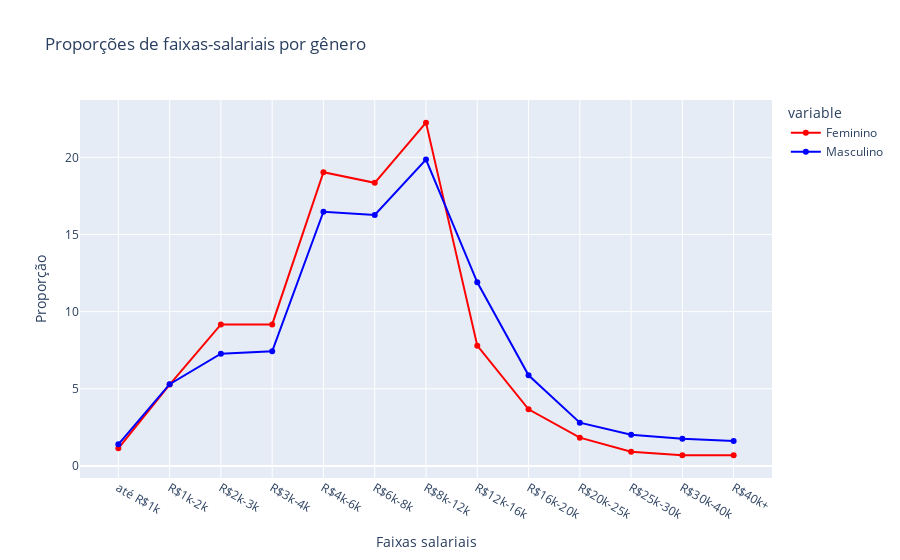

The notebook cell this image was saved under:
### Markdown cell above
No gráfico de linhas a seguir, a curva normalizada de ganhos por gênero demonstra uma certa disparidade de ganhos entre homens e mulheres, sendo que nas faixas de salários maiores (a partir de R$8k-12k), os homens têm representatividade maior.

### Code cell
sexo_prop = pd.crosstab(df["('P2_h ', 'Faixa salarial')"],df["('P1_b ', 'Genero')"],normalize='columns')*100

fig = px.line(sexo_prop.iloc[:,0:2], x=sexo_prop.index, y=sexo_prop.iloc[:,0:2].columns, markers=True, title="Proporções de faixas-salariais por gênero",
 labels={
                     "value": "Proporção",
                     "('P2_h ', 'Faixa salarial')": "Faixas salariais ",
                     "('P1_b ', 'Genero')": ""
                 }, color_discrete_sequence=['Red','Blue','Black'])
                
fig.show()

### Figure 1 — Plotly figure (JSON) as saved in the notebook; plotly's stock layout.template omitted (floating-point values rounded to 4 significant figures)
{"data": [{"hovertemplate": "variable=Feminino<br>Faixas salariais =%{x}<br>Proporção=%{y}<extra></extra>", "legendgroup": "Feminino", "line": {"color": "Red", "dash": "solid"}, "marker": {"symbol": "circle"}, "mode": "markers+lines", "name": "Feminino", "orientation": "v", "showlegend": true, "type": "scatter", "x": ["até R$1k", "R$1k-2k", "R$2k-3k", "R$3k-4k", "R$4k-6k", "R$6k-8k", "R$8k-12k", "R$12k-16k", "R$16k-20k", "R$20k-25k", "R$25k-30k", "R$30k-40k", "R$40k+"], "xaxis": "x", "y": [1.147, 5.275, 9.174, 9.174, 19.04, 18.35, 22.25, 7.798, 3.67, 1.835, 0.9174, 0.6881, 0.6881], "yaxis": "y"}, {"hovertemplate": "variable=Masculino<br>Faixas salariais =%{x}<br>Proporção=%{y}<extra></extra>", "legendgroup": "Masculino", "line": {"color": "Blue", "dash": "solid"}, "marker": {"symbol": "circle"}, "mode": "markers+lines", "name": "Masculino", "orientation": "v", "showlegend": true, "type": "scatter", "x": ["até R$1k", "R$1k-2k", "R$2k-3k", "R$3k-4k", "R$4k-6k", "R$6k-8k", "R$8k-12k", "R$12k-16k", "R$16k-20k", "R$20k-25k", "R$25k-30k", "R$30k-40k", "R$40k+"], "xaxis": "x", "y": [1.403, 5.301, 7.277, 7.432, 16.48, 16.27, 19.85, 11.9, 5.873, 2.807, 2.027, 1.767, 1.611], "yaxis": "y"}], "layout": {"legend": {"title": {"text": "variable"}, "tracegroupgap": 0}, "title": {"text": "Proporções de faixas-salariais por gênero"}, "xaxis": {"anchor": "y", "domain": [0, 1], "title": {"text": "Faixas salariais "}}, "yaxis": {"anchor": "x", "domain": [0, 1], "title": {"text": "Proporção"}}}}
